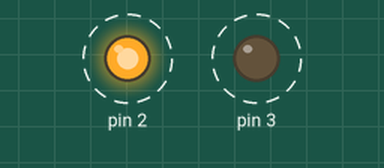
Bench run of a sketch on a simulated Arduino Uno, built with avr-gcc and run on an emulated ATmega328P. Shown: output pins drawn as LEDs (lit = HIGH). Dashed ring = blinking.

Above: at 0.5 s.
Timing chart, 0 to 4.6 s (numbered marks = the images above):
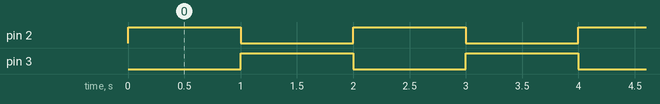

Measured:
- by itself, pin 2, pin 3: alternates HIGH for 1.0 s and LOW for 1.0 s
- by itself, everything shown: repeats every 2.0 s, in 3 steps

The sketch:

codigo.ino
```cpp
// C++ code
//
void setup()
{
  pinMode(2,OUTPUT);
  pinMode(3,OUTPUT);
}
void loop()
{
  digitalWrite(2, HIGH);
  delay(1000); // Wait for 1000 millisecond(s)
  digitalWrite(2, LOW);
  digitalWrite(3, HIGH);
  delay(1000); // Wait for 1000 millisecond(s)
  digitalWrite(3, LOW);
}
```
